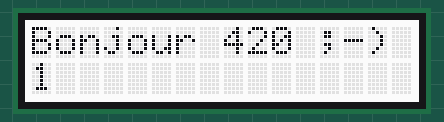
Bench run of a program on a simulated Arduino Uno, built with avr-gcc and run on an emulated ATmega328P. Parts: 16×2 character LCD.

Above: at 1.1 s.
At 5.1 s:
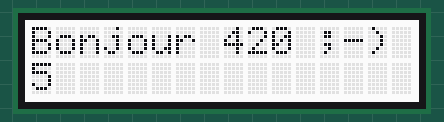
At 10.1 s:
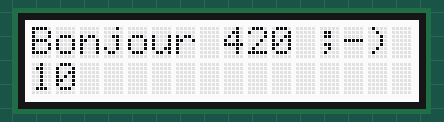
At 19.2 s:
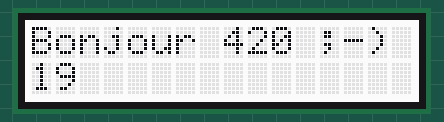
At 28.2 s:
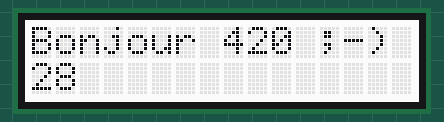
At 38.2 s:
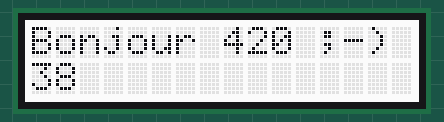

The program:

main.cpp
```cpp
#include <Arduino.h>
// Inclure les fonctions du LCD
#include "rgb_lcd.h"

// Définir un objet LCD (rgb_lcd).
// Il servira à contrôler l'écran LCD.
rgb_lcd lcd;

const int colorR = 255;  // Intensité de rouge
const int colorG = 255;  // Intensité de vert
const int colorB = 255;  // Intensité de bleu

void setup()
{
    // Initialiser le LCD en précisant le nb de lignes (2) de colonnes (16).
    lcd.begin(16, 2);

    // Renseigner la couleur de fond de l'écran LCD.
    lcd.setRGB(colorR, colorG, colorB);

    // Afficher un message sur l'écran LCD
    lcd.print("Bonjour 420 ;-)");

    delay(1000);
}

void loop()
{
    // Placer le curseur sur la deuxième ligne, première colonne.
    // Ligne 1 = 0, Colonne 1 = 0
    lcd.setCursor(0, 1);
    // Afficher le nombre de secondes depuis le démarrage de l'application.
    // Note: La fn millis() retourne le nombre de ms écoulées depuis le début de l'application.
    lcd.print(millis()/1000);

    // Arrêter le programme pendant une seconde
    delay(1000);
}
```

Measured:
- what the display in image 0 shows lasts 1.0 s, from 1.1 s to 2.1 s
